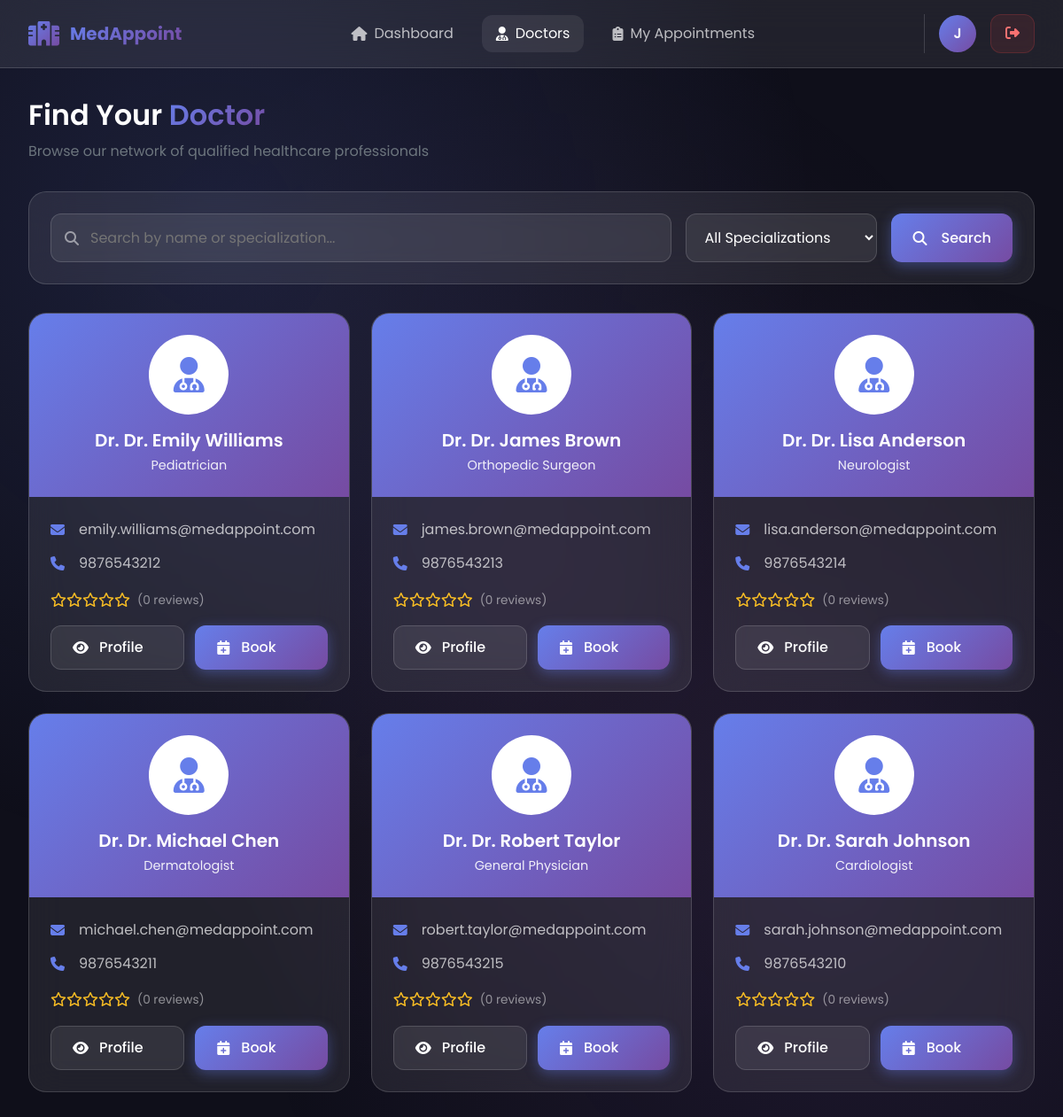
Page /client/view_doctors.php (signed in) on the committed database.
### tables this page shows
CREATE TABLE IF NOT EXISTS `clients` (
  `id` int(11) NOT NULL AUTO_INCREMENT,
  `name` varchar(100) DEFAULT NULL,
  `email` varchar(100) DEFAULT NULL,
  `phone` varchar(20) DEFAULT NULL,
  `password` varchar(255) DEFAULT NULL,
  `address` text DEFAULT NULL,
  `date_of_birth` date DEFAULT NULL,
  `gender` enum('male','female','other') DEFAULT NULL,
  `created_at` timestamp NOT NULL DEFAULT current_timestamp(),
  PRIMARY KEY (`id`),
  UNIQUE KEY `email` (`email`)
);

CREATE TABLE IF NOT EXISTS `doctors` (
  `id` int(11) NOT NULL AUTO_INCREMENT,
  `name` varchar(100) DEFAULT NULL,
  `specialization` varchar(100) DEFAULT NULL,
  `email` varchar(100) DEFAULT NULL,
  `phone` varchar(20) DEFAULT NULL,
  `bio` text DEFAULT NULL,
  `experience_years` int(11) DEFAULT 0,
  `consultation_fee` decimal(10,2) DEFAULT 0.00,
  `created_at` timestamp NOT NULL DEFAULT current_timestamp(),
  PRIMARY KEY (`id`),
  UNIQUE KEY `email` (`email`)
);

### client/view_doctors.php (the view, shortened to what this page needs)
<?php
include '../db.php';
$search = isset($_GET['search']) ? trim($_GET['search']) : '';
$query = "SELECT d.*,
          (SELECT AVG(rating) FROM reviews WHERE doctor_id = d.id) as avg_rating,
          (SELECT COUNT(*) FROM reviews WHERE doctor_id = d.id) as review_count
          FROM doctors d WHERE 1=1";
$query .= " ORDER BY d.name";
$doctors = $conn->query($query);
$client_id = $_SESSION['client_id'];
$client = $conn->query("SELECT name FROM clients WHERE id = $client_id")->fetch_assoc();
$initials = strtoupper(substr($client['name'], 0, 1));
?>
<!DOCTYPE html>
<html lang="en">
<head>
    <link href="https://cdn.jsdelivr.net/npm/bootstrap@5.3.0/dist/css/bootstrap.min.css" rel="stylesheet">
    <link href="https://cdnjs.cloudflare.com/ajax/libs/font-awesome/6.4.0/css/all.min.css" rel="stylesheet">
    <link href="../css/style.css" rel="stylesheet">
</head>
<body>
    <header class="page-header">
        <div class="header-content">
            <a href="dashboard.php" class="logo">
                <i class="fas fa-hospital-alt"></i>
                <span>MedAppoint</span>
            </a>
            <nav class="header-nav">
                <a href="dashboard.php" class="nav-link-custom">
                    <i class="fas fa-home"></i> Dashboard
                </a>
                <a href="view_doctors.php" class="nav-link-custom active">
                    <i class="fas fa-user-md"></i> Doctors
                </a>
                <a href="view_status.php" class="nav-link-custom">
                    <i class="fas fa-clipboard-list"></i> My Appointments
                </a>
            </nav>
            <div class="user-menu">
                <div class="user-avatar"><?php echo $initials; ?></div>
                <a href="../logout.php" class="btn-logout">
                    <i class="fas fa-sign-out-alt"></i>
                </a>
            </div>
        </div>
    </header>
    <main class="page-main">
        <div class="page-title">
            <h1>Find Your <span>Doctor</span></h1>
            <p class="text-secondary">Browse our network of qualified healthcare professionals</p>
        </div>
        <div class="search-section">
            <form class="search-form" method="GET">
                <div class="search-input-group">
                    <i class="fas fa-search"></i>
                    <input type="text" name="search" placeholder="Search by name or specialization..."
                           value="<?php echo htmlspecialchars($search); ?>">
                </div>
                <select name="specialization" class="filter-select">
                    <option value="">All Specializations</option>
                </select>
                <button type="submit" class="btn btn-primary">
                    <i class="fas fa-search me-2"></i>Search
                </button>
            </form>
        </div>
        <?php if ($doctors && $doctors->num_rows > 0): ?>
            <div class="doctors-grid">
                <?php while ($doctor = $doctors->fetch_assoc()): ?>
                    <div class="doctor-card">
                        <div class="doctor-header">
                            <div class="doctor-avatar">
                                <i class="fas fa-user-md"></i>
                            </div>
                            <h3>Dr. <?php echo htmlspecialchars($doctor['name']); ?></h3>
                            <div class="doctor-specialization">
                                <?php echo htmlspecialchars($doctor['specialization']); ?>
                            </div>
                        </div>
                        <div class="doctor-body">
                            <div class="doctor-info">
                                <div class="doctor-info-item">
                                    <i class="fas fa-envelope"></i>
                                    <span><?php echo htmlspecialchars($doctor['email']); ?></span>
                                </div>
                                <div class="doctor-info-item">
                                    <i class="fas fa-phone"></i>
                                    <span><?php echo htmlspecialchars($doctor['phone']); ?></span>
                                </div>
                            </div>
                            <div class="doctor-rating">
                                <div class="stars">
                                    <?php
                                    $rating = round($doctor['avg_rating'] ?? 0);
                                    for ($i = 1; $i <= 5; $i++) {
                                        echo $i <= $rating ? '<i class="fas fa-star"></i>' : '<i class="far fa-star"></i>';
                                    }
                                    ?>
                                </div>
                                <span class="rating-count">(<?php echo $doctor['review_count'] ?? 0; ?> reviews)</span>
                            </div>
                            <div class="doctor-actions">
                                <a href="doctor_profile.php?id=<?php echo $doctor['id']; ?>" class="btn btn-secondary">
                                    <i class="fas fa-eye me-1"></i>Profile
                                </a>
                                <a href="book_appointment.php?doctor_id=<?php echo $doctor['id']; ?>" class="btn btn-primary">
                                    <i class="fas fa-calendar-plus me-1"></i>Book
                                </a>
                            </div>
                        </div>
                    </div>
                <?php endwhile; ?>
            </div>
        <?php endif; ?>
    </main>
</body>
</html>

### css/style.css (style rules this page uses)
:root { --primary-gradient: linear-gradient(135deg, #667eea 0%, #764ba2 100%); --secondary-gradient: linear-gradient(135deg, #f093fb 0%, #f5576c 100%); --ocean-gradient: linear-gradient(135deg, #0077B6 0%, #00B4D8 50%, #48CAE4 100%); --dark-gradient: linear-gradient(135deg, #1a1a2e 0%, #16213e 100%); --primary-color: #667eea; --secondary-color: #764ba2; --accent-color: #f093fb; --success-color: #10b981; --warning-color: #f59e0b; --danger-color: #ef4444; --info-color: #3b82f6; --bg-dark: #0f0f1a; --bg-card: rgba(255, 255, 255, 0.05); --bg-glass: rgba(255, 255, 255, 0.1); --text-primary: #ffffff; --text-secondary: rgba(255, 255, 255, 0.7); --text-muted: rgba(255, 255, 255, 0.5); --glass-bg: rgba(255, 255, 255, 0.08); --glass-border: rgba(255, 255, 255, 0.15); --glass-shadow: 0 8px 32px rgba(0, 0, 0, 0.3); --spacing-xs: 0.5rem; --spacing-sm: 1rem; --spacing-md: 1.5rem; --spacing-lg: 2rem; --spacing-xl: 3rem; --radius-sm: 8px; --radius-md: 12px; --radius-lg: 20px; --radius-xl: 30px; --transition-fast: 0.2s ease; --transition-normal: 0.3s ease; --transition-slow: 0.5s ease; }
* { margin: 0; padding: 0; box-sizing: border-box; }
html { scroll-behavior: smooth; }
body { font-family: 'Poppins', sans-serif; background: var(--bg-dark); color: var(--text-primary); min-height: 100vh; overflow-x: hidden; line-height: 1.6; }
body::before { content: ''; position: fixed; top: 0; left: 0; width: 100%; height: 100%; background: radial-gradient(ellipse at 20% 20%, rgba(102, 126, 234, 0.15) 0%, transparent 50%), radial-gradient(ellipse at 80% 80%, rgba(118, 75, 162, 0.15) 0%, transparent 50%), radial-gradient(ellipse at 50% 50%, rgba(240, 147, 251, 0.05) 0%, transparent 70%); pointer-events: none; z-index: -1; }
h1, h2, h3, h4, h5, h6 { font-weight: 600; line-height: 1.3; margin-bottom: var(--spacing-sm); }
h1 { font-size: 3rem; }
h3 { font-size: 2rem; }
p { color: var(--text-secondary); margin-bottom: var(--spacing-sm); }
a { color: var(--primary-color); text-decoration: none; transition: var(--transition-fast); }
.btn { padding: 0.75rem 1.5rem; border-radius: var(--radius-md); font-weight: 500; transition: var(--transition-normal); border: none; cursor: pointer; display: inline-flex; align-items: center; gap: 0.5rem; text-decoration: none; }
.btn-primary { background: var(--primary-gradient); color: white; box-shadow: 0 4px 15px rgba(102, 126, 234, 0.4); }
.btn-secondary { background: var(--glass-bg); color: var(--text-primary); border: 1px solid var(--glass-border); }

### rows in the picture
clients: name "J"
doctors: name "Dr. Emily Williams", specialization "Pediatrician", email "emily.williams@medappoint.com", phone "9876543212", review_count "0"
doctors: name "Dr. James Brown", specialization "Orthopedic Surgeon", email "james.brown@medappoint.com", phone "9876543213", review_count "0"
doctors: name "Dr. Lisa Anderson", specialization "Neurologist", email "lisa.anderson@medappoint.com", phone "9876543214", review_count "0"
doctors: name "Dr. Michael Chen", specialization "Dermatologist", email "michael.chen@medappoint.com", phone "9876543211", review_count "0"
doctors: name "Dr. Robert Taylor", specialization "General Physician", email "robert.taylor@medappoint.com", phone "9876543215", review_count "0"
doctors: name "Dr. Sarah Johnson", specialization "Cardiologist", email "sarah.johnson@medappoint.com", phone "9876543210", review_count "0"
